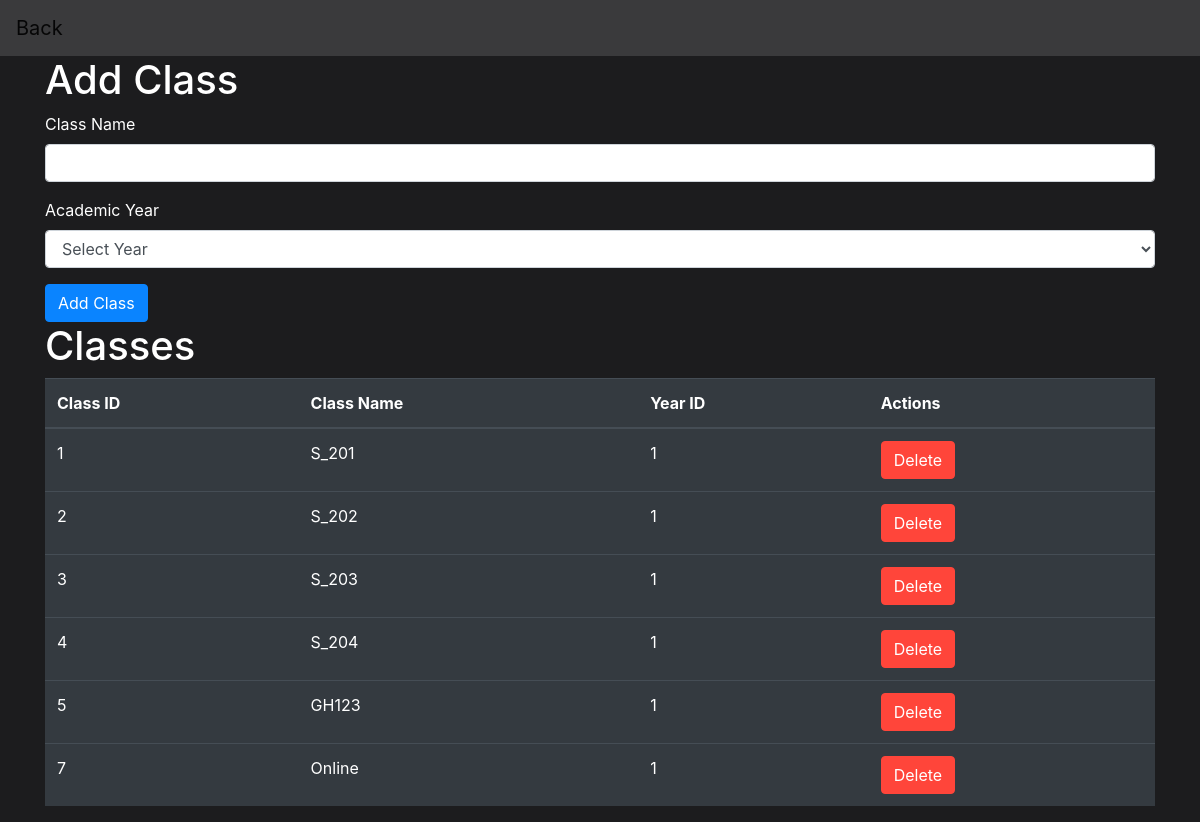
Page /USM_CODE/dist/Classes.php on the committed database.
### tables this page shows
CREATE TABLE `classes` (
  `class_id` int(11) NOT NULL,
  `class_name` varchar(255) DEFAULT NULL,
  `YearID` int(11) DEFAULT NULL
);

### USM_CODE/dist/Classes.php (the view, shortened to what this page needs)
<!DOCTYPE html>
<html>
<head>
    <link rel="stylesheet" href="https://stackpath.bootstrapcdn.com/bootstrap/4.3.1/css/bootstrap.min.css">
</head>
<body>
<nav class="navbar navbar-light">
    <a class="navbar-brand" href="AdminCP.php">Back</a>
</nav>
<div class="container">
    <h1>Add Class</h1>
    <form action="classesAction.php" method="post">
        <div class="form-group">
            <label for="class_name">Class Name</label>
            <input type="text" class="form-control" id="class_name" name="class_name" required>
        </div>
        <div class="form-group">
            <label for="year_id">Academic Year</label>
            <?php
            include ('connection.php');
            $resultAcademic = mysqli_query($con, "SELECT * FROM academicyear");
            if ($resultAcademic) {
                echo '<select name="year_id" id="year_id" class="form-control">';
                echo '<option value="">Select Year</option>';
                echo '</select>';
            } else {
                echo '<p>No academic years found.</p>';
            }
            ?>
        </div>
        <button type="submit" class="btn btn-primary">Add Class</button>
    </form>
    <h1>Classes</h1>
    <table class="table table-dark">
        <thead>
            <tr>
                <th scope="col">Class ID</th>
                <th scope="col">Class Name</th>
                <th scope="col">Year ID</th>
                <th scope="col">Actions</th>
            </tr>
        </thead>
        <tbody>
            <?php
            include 'connection.php';
            $result = mysqli_query($con, "SELECT * FROM classes");
            while ($row = mysqli_fetch_assoc($result)) {
                echo '<tr>';
                echo '<td>' . $row['class_id'] . '</td>';
                echo '<td>' . $row['class_name'] . '</td>';
                echo '<td>' . $row['YearID'] . '</td>';
                echo '<td><form action="classesAction.php" method="post"><input type="hidden" name="class_id" value="' . $row['class_id'] . '"><button type="submit" class="btn btn-danger">Delete</button></form></td>';
                echo '</tr>';
            }
            ?>
        </tbody>
    </table>
</div>
</body>
</html>

### USM_CODE/dist/Classes.php (style rules this page uses)
body { background-color: #1c1c1e; color: white; }
.navbar { background-color: #3a3a3c; }
.navbar a { color: white; text-decoration: none; transition: color 0.3s; }
.btn-primary { background-color: #0a84ff; border-color: #0a84ff; }
.btn-danger { background-color: #ff453a; border-color: #ff453a; }

### rows in the picture
classes: class_id "1", class_name "S_201", YearID "1"
classes: class_id "2", class_name "S_202", YearID "1"
classes: class_id "3", class_name "S_203", YearID "1"
classes: class_id "4", class_name "S_204", YearID "1"
classes: class_id "5", class_name "GH123", YearID "1"
classes: class_id "7", class_name "Online", YearID "1"
